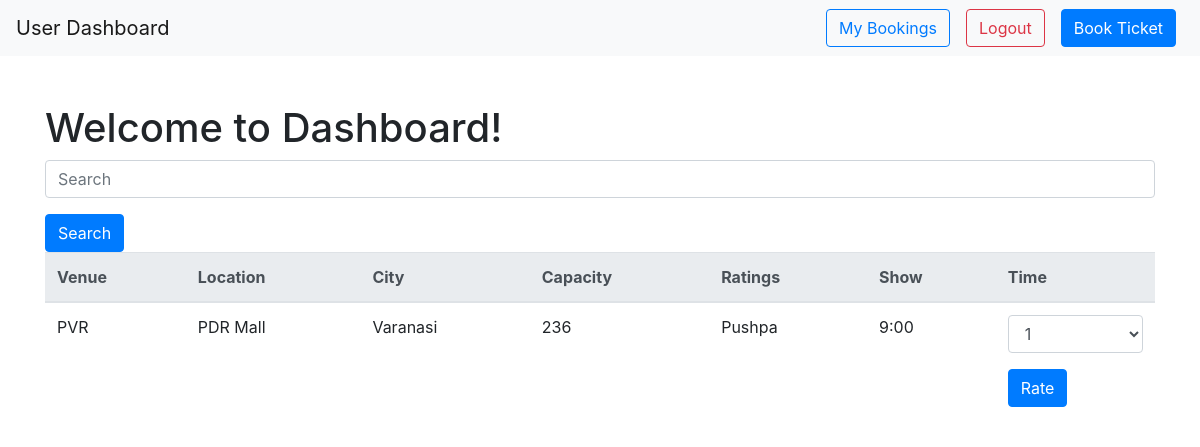
Screenshot of /user_dashboard with the database file from the repository.
### main1.py (models this page shows)
class Venue(db.Model):
    Venue = db.Column(db.String(50),unique=True, primary_key=True)
    Location = db.Column(db.String(50))
    City = db.Column(db.String(50))
    Capacity = db.Column(db.String(50))

class Show(db.Model):
    id = db.Column(db.Integer, primary_key=True)
    venue_id=db.Column(db.String,ForeignKey(Venue.Venue))
    name = db.Column(db.String(80), nullable=False)
    time = db.Column(db.String(80), nullable=False)
    price = db.Column(db.Integer, nullable=False)
    venue=db.relationship(Venue,backref="Shows")

### main1.py (the view)
@app.route('/user_dashboard')
def user_dashboard():
    query = request.args.get('q')
    current_user = User.query.filter_by(UserName=session.get('user_id')).first()
    if query:
        venues = Venue.query.filter( Venue.Venue.contains(query) | Venue.Location.contains(query) | Venue.City.contains(query)).all()
    else:
        venues = Venue.query.all()
    shows = Show.query.all()
    return render_template('user_dashboard.html', venues=venues,current_user=current_user,shows=shows)

### Templates/user_dashboard.html (shortened to what this page needs)
<!DOCTYPE html>
<html>
  <head>
    <link rel="stylesheet" href="https://maxcdn.bootstrapcdn.com/bootstrap/4.0.0/css/bootstrap.min.css" />
  </head>
  <body>
    <nav class="navbar navbar-expand-lg navbar-light bg-light">
      <a class="navbar-brand" href="#">User Dashboard</a>
      <div class="collapse navbar-collapse" id="navbarNav">
        <ul class="navbar-nav ml-auto">
          <li class="nav-item">
            <a href="/my_bookings" class="btn btn-outline-primary mx-2">My Bookings</a>
          </li>
          <li class="nav-item">
            <a href="/user_logout" class="btn btn-outline-danger mx-2">Logout</a>
          </li>
          <li class="nav-item">
            <a href="/book_ticket" class="btn btn-primary mx-2">Book Ticket</a>
          </li>
        </ul>
      </div>
    </nav>
    <div class="container">
      <h1 class="text-center mb-5"><h1>Welcome to {{current_user.Name}} Dashboard!</h1>
      </h1>
      <form method="get" action="/user_dashboard">
        <div class="form-group">
          <input type="text" class="form-control" name="q" placeholder="Search" />
        </div>
        <button type="submit" class="btn btn-primary">Search</button>
      </form>
      <div>
        <table class="table">
          <thead class="thead-light">
            <tr>
              <th>Venue</th>
              <th>Location</th>
              <th>City</th>
              <th>Capacity</th>
              <th>Ratings</th>
              <th>Show</th>
              <th>Time</th>
          </tr>
          </thead>
          <tbody>
            {% for venue in venues %}
            {% for show in venue.Shows%}
            <tr>
              <td>{{ venue.Venue }}</td>
              <td>{{ venue.Location }}</td>
              <td>{{ venue.City }}</td>
              <td>{{ venue.Capacity }}</td>
              <td>{{show.name}}</td>
              <td>{{show.time}}</td>
              <td>
                <form method="post" action="{{ url_for('rate_venue') }}">
                    <div class="form-group">
                        <select name="rating" class="form-control">
                            <option value="1">1</option>
                        </select>
                    </div>
                    <button type="submit" class="btn btn-primary">Rate</button>
                </form>
            </td>
            </tr>
            {% endfor %}
            {% endfor %}
          </tbody>
        </table>
      </div>
    </div>
  </body>
</html>

### rows the page displays
Venue: Venue "PVR", Location "PDR Mall", City "Varanasi", Capacity "236"
Show: name "Pushpa", time "9:00"
